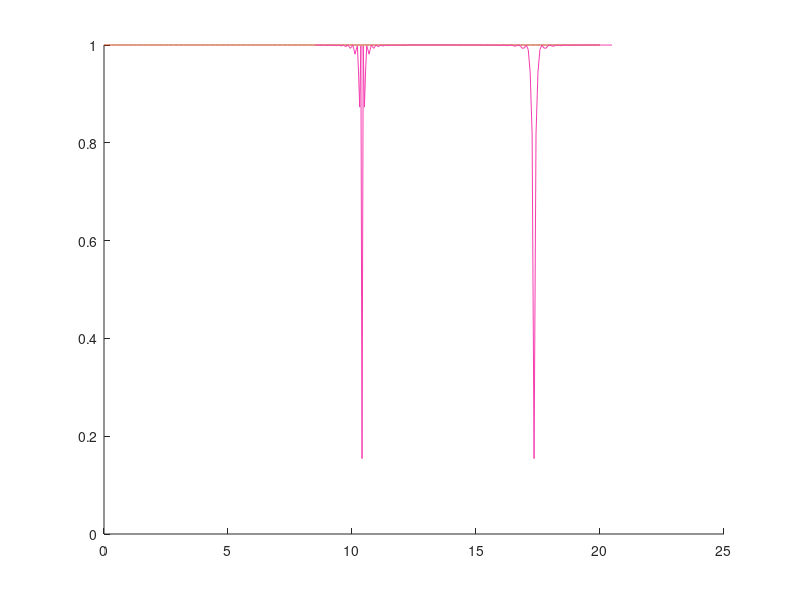

Recreate this plot in MATLAB.
B0 = 400;%magnetic field
gama0 = 10.7083e-4;%C13 parameter
N = 100;
wh = 2*pi*83.8*1e-4;
th = 21*pi/180;
A = wh*cos(th);
B = wh*sin(th);
wl = gama0*B0;
wb = sqrt((A+wl)^2+B^2);
mz = (A+wl)/wb;
mx = B/wb;
tmax = 20;
t = 0:0.1:tmax;
M = ones(1,length(t));
kmax = floor((tmax*(2*wl+A)/pi-1)/2);
k = 1:kmax;
tao = (2*k+1)*pi/(2*wl+A);
dealt = -0.2:0.005:0.2;
M0 = zeros(1,length(dealt)*kmax);
tao0 = zeros(1,length(dealt)*kmax);
for i = k
    dk = (2*i+1)*pi*dealt;
    tao0(1,(i-1)*length(dealt)+1:i*length(dealt)) = dk+tao(i);
    M0(1,(i-1)*length(dealt)+1:i*length(dealt)) = ...
        1-2./(1+dk.^2./mx.^2).*sin(N/2*sqrt(mx^2+dk.^2)).^2;
end
tao0 = reshape(tao0,[1,kmax*length(dealt)]);
M0 = reshape(M0,[1,kmax*length(dealt)]);
Px0 = (1+M0)/2;
Px = (1+M)/2;
figure
hold on;
plot(t,Px,'color',rand(1,3));
plot(tao0,Px0,'color',rand(1,3));

